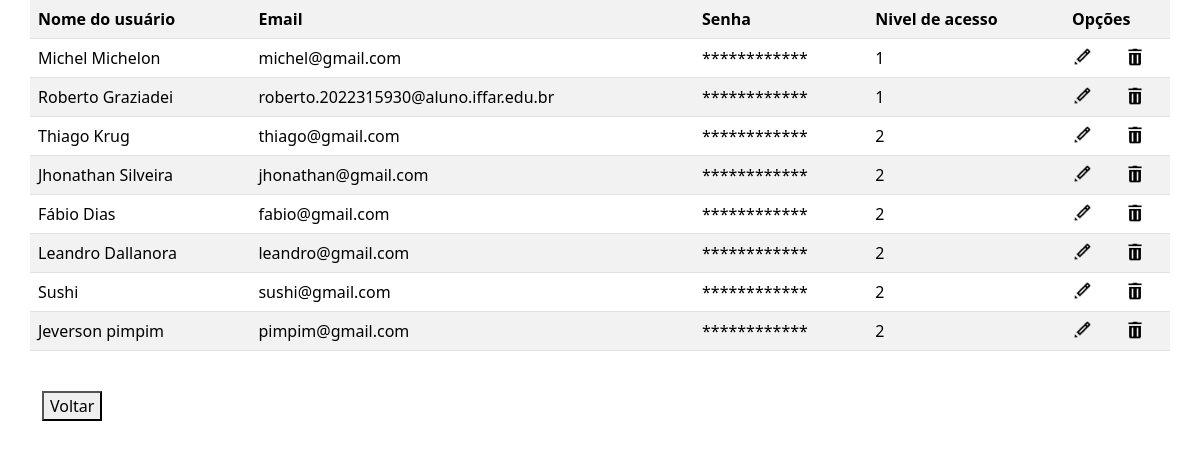
Page /crud/crud_usuario/listar.php (signed in) on the committed database.
### tables this page shows
CREATE TABLE IF NOT EXISTS `usuario` (
  `id_usuario` int NOT NULL AUTO_INCREMENT,
  `nome_usuario` varchar(255) NOT NULL,
  `email` varchar(200) NOT NULL,
  `senha` varchar(255) NOT NULL,
  `nivel` int NOT NULL,
  PRIMARY KEY (`id_usuario`)
);

### crud/crud_usuario/listar.php (the view, shortened to what this page needs)
<?php
echo "<link rel='stylesheet' href='../../css/bootstrap.min.css'>";
include('../../conecta.php');
$sql = "SELECT * FROM usuario";
$resultado = mysqli_query($conexao, $sql);
echo '<table class=" container table table-white table-striped">
<tr>
<th scope="col">Nome do usuário</th>
<th scope="col">Email</th>
<th scope="col">Senha</th>
<th scope="col">Nivel de acesso</th>
<th colspan=3>Opções</th>
</tr>';
while ($dados = mysqli_fetch_assoc($resultado)) {
    echo '<tr>';
    echo '<td>' . $dados['nome_usuario'] . '</td>';
    echo '<td>' . $dados['email'] . '</td>';
    echo '<td>' . '************' . '</td>';
    echo '<td>' . $dados['nivel'] . '</td>';
    echo '<td> <a href="formedit.php?email=' . $dados['email'] . '"> <img src="imagens/editar.png" width="20" height="20"> </a> </td>';
    echo '<td> <a href="excluir?email=' . $dados['email'] . '"> <img src="imagens/excluir.png" width="20" height="20"> </a> </td>';
    echo '</tr>';
}
echo '</table>' . "<br>";
echo '<div class="container"><a href="formcad.php"><button>Voltar</button></a></div>';

### rows in the picture
usuario: nome_usuario "Michel Michelon", email "michel@gmail.com", nivel "1"
usuario: nome_usuario "Roberto Graziadei", email "roberto.2022315930@aluno.iffar.edu.br", nivel "1"
usuario: nome_usuario "Thiago Krug", email "thiago@gmail.com", nivel "2"
usuario: nome_usuario "Jhonathan Silveira", email "jhonathan@gmail.com", nivel "2"
usuario: nome_usuario "Fábio Dias", email "fabio@gmail.com", nivel "2"
usuario: nome_usuario "Leandro Dallanora", email "leandro@gmail.com", nivel "2"
usuario: nome_usuario "Sushi", email "sushi@gmail.com", nivel "2"
usuario: nome_usuario "Jeverson pimpim", email "pimpim@gmail.com", nivel "2"
